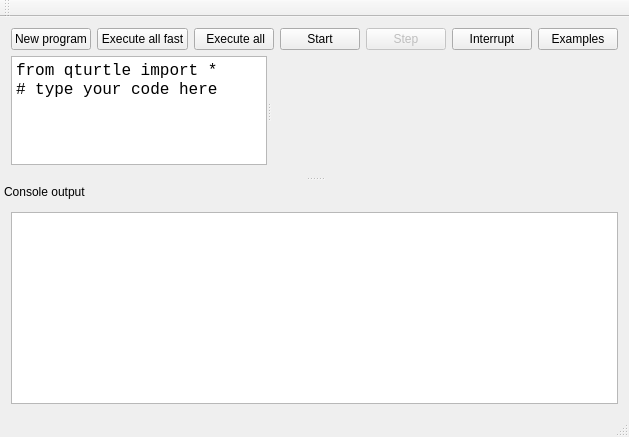
<?xml version="1.0" encoding="UTF-8"?>
<ui version="4.0">
 <class>Turtle::MainWindow</class>
 <widget class="QMainWindow" name="MainWindow">
  <property name="geometry">
   <rect>
    <x>0</x>
    <y>0</y>
    <width>596</width>
    <height>437</height>
   </rect>
  </property>
  <property name="windowTitle">
   <string>The Snake And The Turtle</string>
  </property>
  <widget class="QWidget" name="centralWidget">
   <layout class="QVBoxLayout" name="verticalLayout">
    <item>
     <layout class="QHBoxLayout" name="horizontalLayout">
      <item>
       <widget class="QPushButton" name="mButtonNew">
        <property name="text">
         <string>New program</string>
        </property>
       </widget>
      </item>
      <item>
       <widget class="QPushButton" name="executeAllFastButton">
        <property name="text">
         <string>Execute all fast</string>
        </property>
       </widget>
      </item>
      <item>
       <widget class="QPushButton" name="executeAllButton">
        <property name="text">
         <string> Execute all</string>
        </property>
       </widget>
      </item>
      <item>
       <widget class="QPushButton" name="startButton">
        <property name="text">
         <string>Start</string>
        </property>
       </widget>
      </item>
      <item>
       <widget class="QPushButton" name="stepButton">
        <property name="enabled">
         <bool>false</bool>
        </property>
        <property name="text">
         <string>Step</string>
        </property>
       </widget>
      </item>
      <item>
       <widget class="QPushButton" name="interruptButton">
        <property name="text">
         <string>Interrupt</string>
        </property>
       </widget>
      </item>
      <item>
       <widget class="QPushButton" name="examplesButton">
        <property name="text">
         <string>Examples</string>
        </property>
       </widget>
      </item>
      <item>
       <spacer name="horizontalSpacer">
        <property name="orientation">
         <enum>Qt::Horizontal</enum>
        </property>
        <property name="sizeHint" stdset="0">
         <size>
          <width>40</width>
          <height>20</height>
         </size>
        </property>
       </spacer>
      </item>
     </layout>
    </item>
    <item>
     <widget class="QSplitter" name="splitter">
      <property name="sizePolicy">
       <sizepolicy hsizetype="Expanding" vsizetype="Expanding">
        <horstretch>0</horstretch>
        <verstretch>0</verstretch>
       </sizepolicy>
      </property>
      <property name="orientation">
       <enum>Qt::Horizontal</enum>
      </property>
      <widget class="Turtle::EditorWidget" name="codeEditor">
       <property name="sizePolicy">
        <sizepolicy hsizetype="Preferred" vsizetype="Expanding">
         <horstretch>0</horstretch>
         <verstretch>0</verstretch>
        </sizepolicy>
       </property>
       <property name="font">
        <font>
         <family>Courier New</family>
         <pointsize>12</pointsize>
        </font>
       </property>
       <property name="lineWrapMode">
        <enum>QPlainTextEdit::NoWrap</enum>
       </property>
       <property name="plainText">
        <string>from qturtle import *
# type your code here</string>
       </property>
      </widget>
      <widget class="QWidget" name="sceneContainer" native="true">
       <property name="sizePolicy">
        <sizepolicy hsizetype="Expanding" vsizetype="Expanding">
         <horstretch>1</horstretch>
         <verstretch>0</verstretch>
        </sizepolicy>
       </property>
      </widget>
     </widget>
    </item>
   </layout>
  </widget>
  <widget class="QMenuBar" name="menuBar">
   <property name="geometry">
    <rect>
     <x>0</x>
     <y>0</y>
     <width>596</width>
     <height>21</height>
    </rect>
   </property>
  </widget>
  <widget class="QToolBar" name="mainToolBar">
   <attribute name="toolBarArea">
    <enum>TopToolBarArea</enum>
   </attribute>
   <attribute name="toolBarBreak">
    <bool>false</bool>
   </attribute>
  </widget>
  <widget class="QStatusBar" name="statusBar"/>
  <widget class="QDockWidget" name="dockWidget">
   <property name="features">
    <set>QDockWidget::DockWidgetMovable</set>
   </property>
   <property name="windowTitle">
    <string>Console output</string>
   </property>
   <attribute name="dockWidgetArea">
    <number>8</number>
   </attribute>
   <widget class="QWidget" name="dockWidgetContents">
    <layout class="QHBoxLayout" name="horizontalLayout_2">
     <item>
      <widget class="QPlainTextEdit" name="consoleOutput">
       <property name="readOnly">
        <bool>true</bool>
       </property>
      </widget>
     </item>
    </layout>
   </widget>
  </widget>
  <action name="actionExit">
   <property name="text">
    <string>Exit</string>
   </property>
  </action>
 </widget>
 <layoutdefault spacing="6" margin="11"/>
 <customwidgets>
  <customwidget>
   <class>Turtle::EditorWidget</class>
   <extends>QPlainTextEdit</extends>
   <header>gui/EditorWidget.hpp</header>
  </customwidget>
 </customwidgets>
 <resources/>
 <connections/>
</ui>
